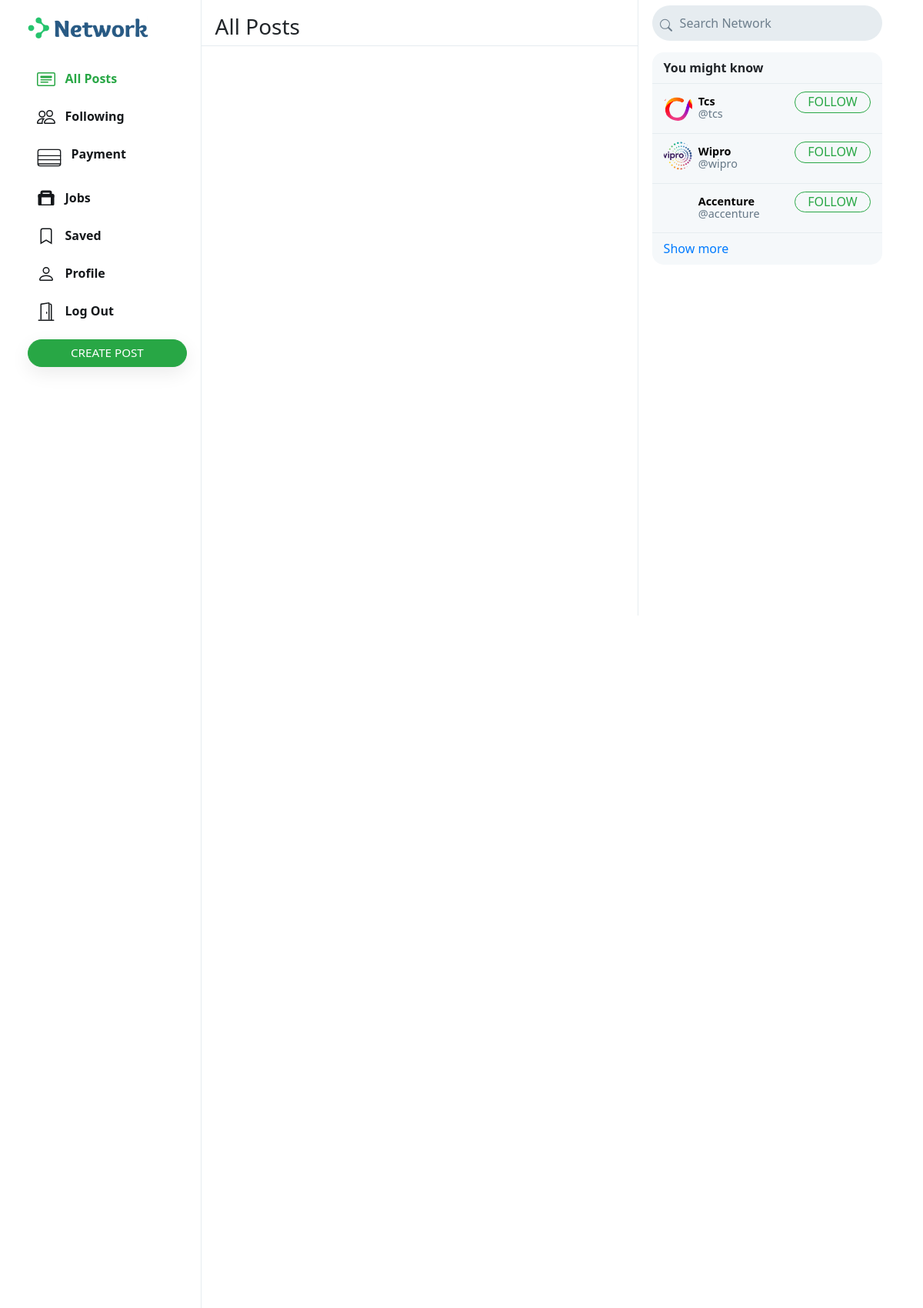
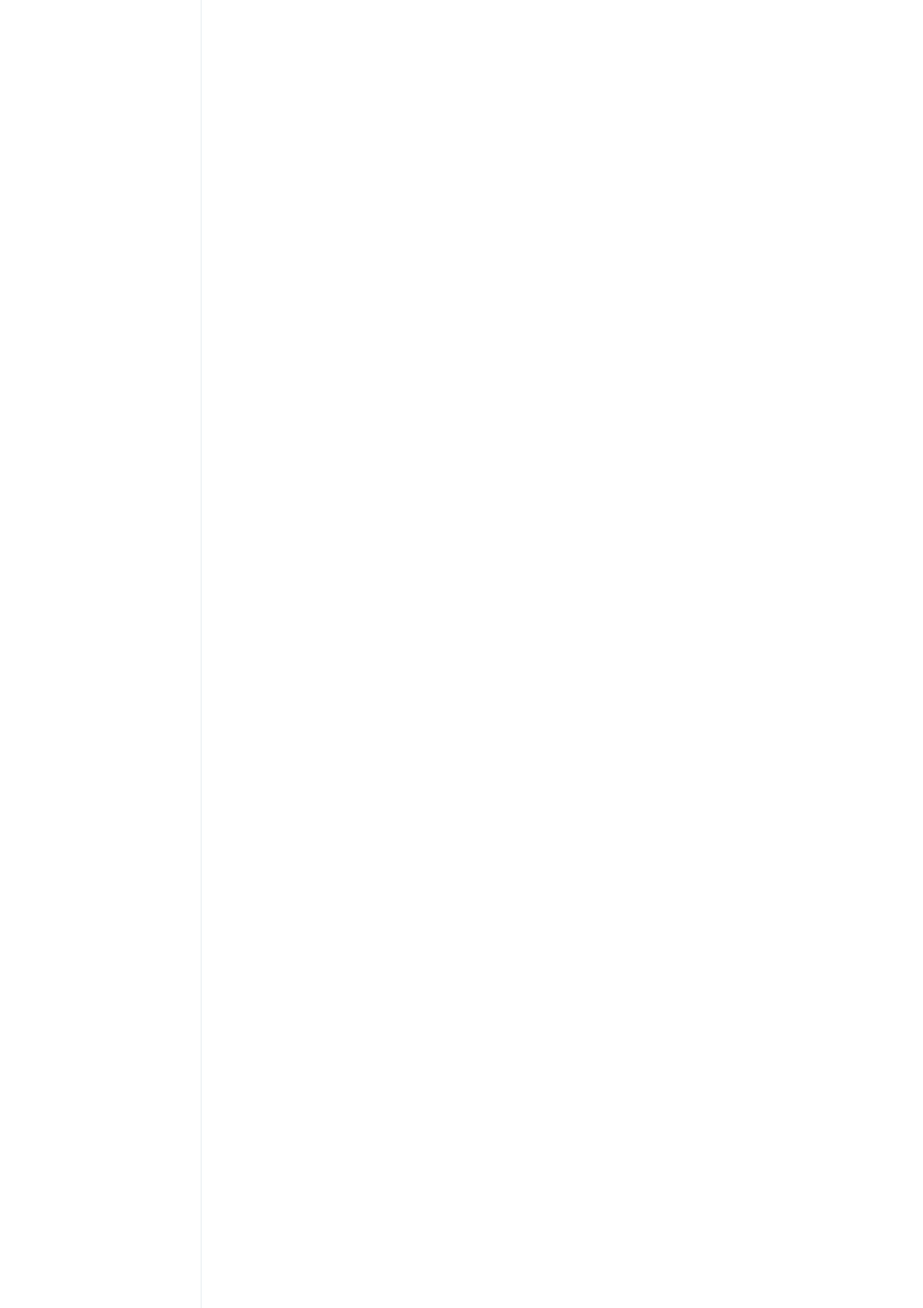
/ (signed in, upper part), run on the app's committed database (2 pictures, top to bottom).
### network/models.py (models this page shows, shortened)
class User(AbstractUser):
    profile_pic = models.ImageField(upload_to='profile_pic/')
    bio = models.TextField(max_length=160, blank=True, null=True)
    cover = models.ImageField(upload_to='covers/', blank=True)

### network/views.py (the view)
# urls.py: path("", views.index, name="index"),
@never_cache
def index(request):
    all_posts = Post.objects.all().order_by('-date_created')
    paginator = Paginator(all_posts, 10)
    page_number = request.GET.get('page')
    if page_number is None:
        page_number = 1
    posts = paginator.get_page(page_number)
    followings = []
    suggestions = []
    if request.user.is_authenticated:
        followings = Follower.objects.filter(followers=request.user).values_list('user', flat=True)
        suggestions = User.objects.exclude(pk__in=followings).exclude(username=request.user.username).exclude(
            username='admin').order_by("?")[:6]
    return render(request, "network/index.html", {
        "posts": posts,
        "suggestions": suggestions,
        "page": "all_posts",
        'profile': False
    })

### network/templates/network/index.html (shortened to what this page needs)
{% extends "network/layout.html" %}
{% load static %}
{% block body %}
    <div class="main-div">
        <div class="left-div">
            <nav class="head heading">
                {% if page == 'all_posts' %}
                    <h3>All Posts</h3>
                {% elif page == 'following' %}
                    <h3>Following</h3>
                {% elif page == 'postjobs' %}
                    <h3>Post Jobs</h3>
                {% elif page == 'saved' %}
                    <h3>Saved</h3>
                {% elif page == 'profile' %}
                    <h3>Profile</h3>
                {% else %}
                    <h3>Explore</h3>
                {% endif %}
            </nav>
            <div class="left-div-content">
                <div class="posts-view">
                    <div class="main-div-content">
                    </div>
                </div>
            </div>
        </div>
    </div>
{% endblock %}

### network/templates/network/layout.html (shortened to what this page needs)
{% load static %}
<!DOCTYPE html>
<html lang="en">
    <head>
        <link rel="stylesheet" href="https://cdn.jsdelivr.net/npm/bootstrap@5.1.3/dist/css/bootstrap.min.css">
        <link rel="stylesheet" href="https://cdn.jsdelivr.net/npm/bootstrap@4.0.0/dist/css/bootstrap.min.css">
        <link href="https://cdnjs.cloudflare.com/ajax/libs/mdb-ui-kit/6.2.0/mdb.min.css" rel="stylesheet" />
        <link rel="stylesheet" href="https://stackpath.bootstrapcdn.com/bootstrap/4.4.1/css/bootstrap.min.css">
        <link href="{% static 'network/styles.css' %}" rel="stylesheet">
    </head>
    <body>
        <div class="body" data-page="{{page}}">
            <div class="sidenav">
                <a href="{% url 'index' %}" class="navbar-brand">
                    <img src="{% static 'network/Images/logo.png' %}" height="31px">
                </a>
                <div style="height: 100%;">
                    <div>
                        <div>
                            <ul>
                                <li class="nav-item" id="all_posts">
                                <a href="{% url 'index' %}" class="nav-link">
                                    <div>
                                        &nbsp;&nbsp;All Posts
                                    </div>
                                </a>
                                </li>
                                {% if user.is_authenticated %}
                                    <li class="nav-item" id="following">
                                        <a href="{% url 'following' %}" class="nav-link">
                                            <div>
                                                &nbsp;&nbsp;Following
                                            </div>
                                        </a>
                                    </li>
                                    {% if not user.is_staff %}
                                    <li class="nav-item" id="payment">
                                        <a href="{% url 'payment' %}" class="nav-link">
                                            <div>
                                                &nbsp;&nbsp;Payment
                                            </div>
                                        </a>
                                    </li>
                                    {% endif %}
                                    {% if user.is_staff %}
                                    <li class="nav-item" id="postjobs">
                                        <a href="{% url 'postjobs' %}" class="nav-link">
                                            <div>
                                                <svg xmlns="http://www.w3.org/2000/svg" width="1.5em" height="1.5em" viewBox="0 0 16 16" class="bi bi-suitcase" fill="currentColor">
                                                  <path d="M14 4h-1V3a2 2 0 0 0-2-2H5a2 2 0 0 0-2 2v1H2a1 1 0 0 0-1 1v8a1 1 0 0 0 1 1h12a1 1 0 0 0 1-1V5a1 1 0 0 0-1-1zM5 3h6v1H5V3zm7 10H4V6h8v7z"/>
                                                  <path fill-rule="evenodd" d="M2 5a1 1 0 0 0 1-1V3h10v1a1 1 0 0 0 1 1h1v2H1V5h1zm11-1V3H3v1h10z"/>
                                                </svg>
                                                &nbsp;&nbsp;Post Jobs
                                            </div>
                                        </a>
                                    </li>
                                    {% else %}
                                    <li class="nav-item" id="userjobs">
                                        <a href="{% url 'userjobs' %}" class="nav-link">
                                            <div>
                                                &nbsp;&nbsp;Jobs
                                            </div>
                                        </a>
                                    </li>
                                    {% endif %}
                                    <li class="nav-item" id="saved">
                                        <a href="{% url 'saved' %}" class="nav-link">
                                            <div>
                                                <svg width="1.5em" height="1.5em" viewBox="0 0 16 16" class="bi bi-bookmark" fill="currentColor" xmlns="http://www.w3.org/2000/svg">
                                                    <path fill-rule="evenodd" d="M8 12l5 3V3a2 2 0 0 0-2-2H5a2 2 0 0 0-2 2v12l5-3zm-4 1.234l4-2.4 4 2.4V3a1 1 0 0 0-1-1H5a1 1 0 0 0-1 1v10.234z"/>
                                                  </svg>
                                                &nbsp;&nbsp;Saved
                                            </div>
                                        </a>
                                    </li>
                                    <li class="nav-item" id="profile">
                                        <a href="{% url 'profile' user.username %}" class="nav-link">
                                            <div>
                                                &nbsp;&nbsp;Profile
                                            </div>
                                        </a>
                                    </li>
                                    <li class="nav-item" id="logout">
                                        <a href="{% url 'logout' %}" class="nav-link">
                                            <div>
                                                &nbsp;&nbsp;Log Out
                                            </div>
                                        </a>
                                    </li>
                                {% endif %}
                            </ul>
                        </div>
                        {% if user.is_authenticated %}
                            <button id="popup-btn" class="btn btn-success new-post-btn" onclick="createpost()">Create Post</button>
                        {% endif %}
                    </div>
                </div>
            </div>
            {% block body %}
            {% endblock %}
            <div class="right-div">
                <nav class="head">
                    <form action="#">
                        <div class="search-div">
                            <div class="search-icon">
                            </div>
                            <input type="text" name="query" id="search-box" placeholder="Search Network">
                        </div>
                    </form>
                </nav>
                <div class='right-div-content'>
                    <div class="space" style="background-color: white;"></div>
                    {% if user.is_authenticated %}
                        <div class="suggestion-box">
                            <div class="suggestion-header">
                                You might know
                            </div>
                            {% for suggestion in suggestions %}
                                <div class="suggestion-user">
                                    <div>
                                        <a href="{% url 'profile' suggestion.username %}">
                                            <div class="small-profilepic" style="background-image: url(/media/{{suggestion.profile_pic}})"></div>
                                        </a>
                                    </div>
                                    <div class="user-details">
                                        <a href="{% url 'profile' suggestion.username %}">
                                            <div id="user-name">
                                                <strong>
                                                    {{suggestion.first_name}} {{suggestion.last_name}}
                                                </strong>
                                            </div>
                                            <div class="grey">@{{suggestion.username}}</div>
                                        </a>
                                    </div>
                                    <div>
                                        <button class="btn btn-outline-success" type="button" onclick="follow_user(this,'{{suggestion.username}}','suggestion')">Follow</button>
                                    </div>
                                </div>
                            {% empty %}
                                    <div style="text-align: center; border-bottom: .5px solid #e6ecf0; padding: 10px 15px;">
                                        <span class="grey" style="font-size: .9em;">No suggestions available.</span>
                                    </div>
                            {% endfor %}
                            <div class="suggestion-footer">
                                <a href="#">Show more</a>
                            </div>
                        </div>
                    {% endif %}
                </div>
            </div>
        </div>
    </body>
</html>

### network/static/network/styles.css (style rules this page uses)
.body { display: flex; min-height: 100%; font-family: system-ui, sans-serif; }
.btn { border-radius: 20px; padding: 0.32rem 1rem 0.375rem 1rem; }
.btn, .btn:focus, .btn:active { box-shadow: none !important; -webkit-box-shadow: none !important; }
.grey { color: #657786; }
svg { vertical-align: text-top; }
.search-icon { margin-top: 7px; }
.sidenav { height: 100%; width: 21.8%; position: fixed; top: 0; left: 0; padding: 15px; list-style: none; border-right: .5px solid #e6ecf0; z-index: 100; padding-left: 3%; background-color: white; }
.sidenav ul { list-style: none; padding-left: 0px; margin-top: 3vh; }
.sidenav li { margin-top: 7px; }
.sidenav .nav-link { color: #14171a; line-height: .7em; font-weight: 700; padding: 0px; }
.sidenav .nav-link > div { padding: 10px 20px 8px 12px; border-radius: 25px; line-height: 0.9em; width: max-content; }
.new-post-btn { padding-left: 55px !important; padding-right: 55px !important; font-size: .95em; font-weight: 530; box-shadow: rgba(0, 0, 0, 0.08) 0px 8px 24px !important; }
.active a { color: #28a745 !important; }
.main-div { position: relative; width: 47.25%; min-height: 100vh; left: 21.8%; }
.left-div { position: relative; }
.head { height: 7.5vh; }
.heading { position: fixed; width: 47.255%; top: 0px; padding: 18px; border-bottom: .5px solid #e6ecf0; line-height: .7em; font-weight: 800; background-color: #fff; z-index: 1000; }
.left-div-content { margin-top: 7.5vh; }
.small-profilepic { width: 3.1vw; height: 3.1vw; border-radius: 9999px; overflow: hidden; margin-right: 8px; background-size: cover; background-repeat: no-repeat; background-position: center; box-sizing: content-box; }
.space { height: 8px; background-color: #e6ecf0; }
.right-div { width: 28%; height: 100vh; position: fixed; right: 2.95%; border-left: .5px solid #e6ecf0; background-color: white; }
.right-div .head { padding: .9vh 1.5vw; }
.right-div .search-div { margin-left: auto; margin-right: auto; display: flex; border-radius: 25px; background-color: #e6ecf0; padding-left: 10px; padding-right: 10px; vertical-align: middle; }
#search-box { height: 5.7vh; border: none; background: none; outline: none; width: 100%; margin-left: 8px; }
#search-box::placeholder { color: #6d7e8c; }
.right-div-content { height: 92.5vh; overflow: auto; padding-left: 1.5vw; padding-right: 1.5vw; }
.suggestion-box, .guest-box { border-radius: 15px; overflow: hidden; background-color: #f5f8fa; }
.suggestion-header { padding: 13px 15px; line-height: .9em; font-weight: 800; border-bottom: .5px solid #e6ecf0; }
.suggestion-user { display: flex; padding: 10px 15px; font-size: .9em; border-bottom: .5px solid #e6ecf0; }
.suggestion-user a { color: black; text-decoration: none; }
.user-details { flex: 1; line-height: 1.1em; padding: 5px 0px 7px 0px; }
.suggestion-user .btn { padding: 0em 1em .09em 1em; }
.suggestion-footer { padding: 13px 15px; line-height: .9em; }
.suggestion-footer a { text-decoration: none; }

### data on the page
User: profile_pic (picture), first_name "Tcs", username "tcs"
User: profile_pic (picture), first_name "Wipro", username "wipro"
User: first_name "Accenture", username "accenture"
